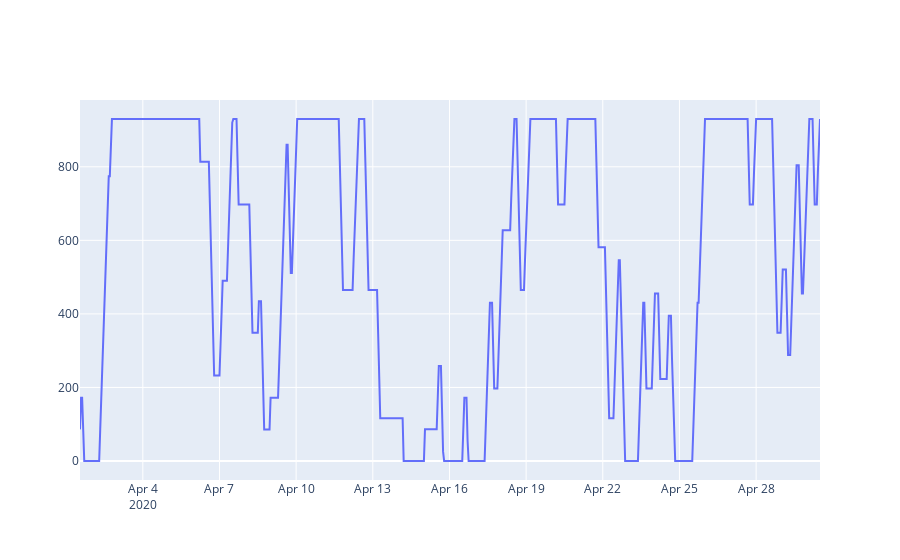

Here is the notebook cell this chart was saved with:
### Code cell
fig = go.Figure()

fig.add_trace(go.Scatter(x=trading_data.index, y=trading_data["current_cpty"],
                    mode='lines',
                    name='cpty'))

### Figure 1 — Plotly figure (JSON) as saved in the notebook; plotly's stock layout.template omitted (floating-point values rounded to 4 significant figures; data arrays with more than 128 entries replaced by an {"elided": "..."} marker saying what was removed)
{"data": [{"mode": "lines", "name": "cpty", "type": "scatter", "x": {"elided": "696 str values"}, "y": {"elided": "696 float values"}}], "layout": {}}
